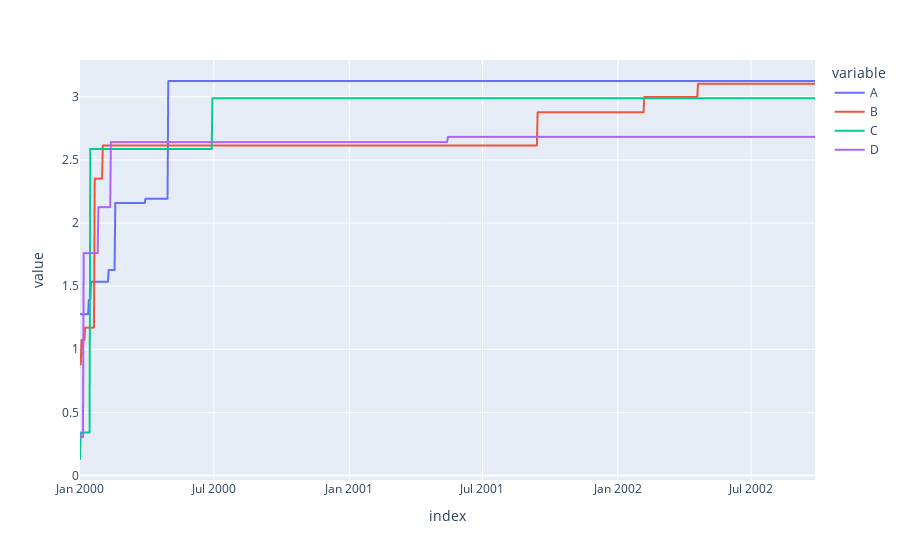

Notebook code for this chart:
### Code cell
psdf.plot()

### Figure 1 — Plotly figure (JSON) as saved in the notebook; plotly's stock layout.template omitted (floating-point values rounded to 4 significant figures; data arrays with more than 128 entries replaced by an {"elided": "..."} marker saying what was removed)
{"data": [{"hovertemplate": "variable=A<br>index=%{x}<br>value=%{y}<extra></extra>", "legendgroup": "A", "line": {"color": "#636efa", "dash": "solid"}, "marker": {"symbol": "circle"}, "mode": "lines", "name": "A", "showlegend": true, "type": "scattergl", "x": {"elided": "1000 str values"}, "xaxis": "x", "y": {"elided": "1000 float values"}, "yaxis": "y"}, {"hovertemplate": "variable=B<br>index=%{x}<br>value=%{y}<extra></extra>", "legendgroup": "B", "line": {"color": "#EF553B", "dash": "solid"}, "marker": {"symbol": "circle"}, "mode": "lines", "name": "B", "showlegend": true, "type": "scattergl", "x": {"elided": "1000 str values"}, "xaxis": "x", "y": {"elided": "1000 float values"}, "yaxis": "y"}, {"hovertemplate": "variable=C<br>index=%{x}<br>value=%{y}<extra></extra>", "legendgroup": "C", "line": {"color": "#00cc96", "dash": "solid"}, "marker": {"symbol": "circle"}, "mode": "lines", "name": "C", "showlegend": true, "type": "scattergl", "x": {"elided": "1000 str values"}, "xaxis": "x", "y": {"elided": "1000 float values"}, "yaxis": "y"}, {"hovertemplate": "variable=D<br>index=%{x}<br>value=%{y}<extra></extra>", "legendgroup": "D", "line": {"color": "#ab63fa", "dash": "solid"}, "marker": {"symbol": "circle"}, "mode": "lines", "name": "D", "showlegend": true, "type": "scattergl", "x": {"elided": "1000 str values"}, "xaxis": "x", "y": {"elided": "1000 float values"}, "yaxis": "y"}], "layout": {"legend": {"title": {"text": "variable"}, "tracegroupgap": 0}, "margin": {"t": 60}, "xaxis": {"anchor": "y", "domain": [0, 1], "title": {"text": "index"}}, "yaxis": {"anchor": "x", "domain": [0, 1], "title": {"text": "value"}}}}
